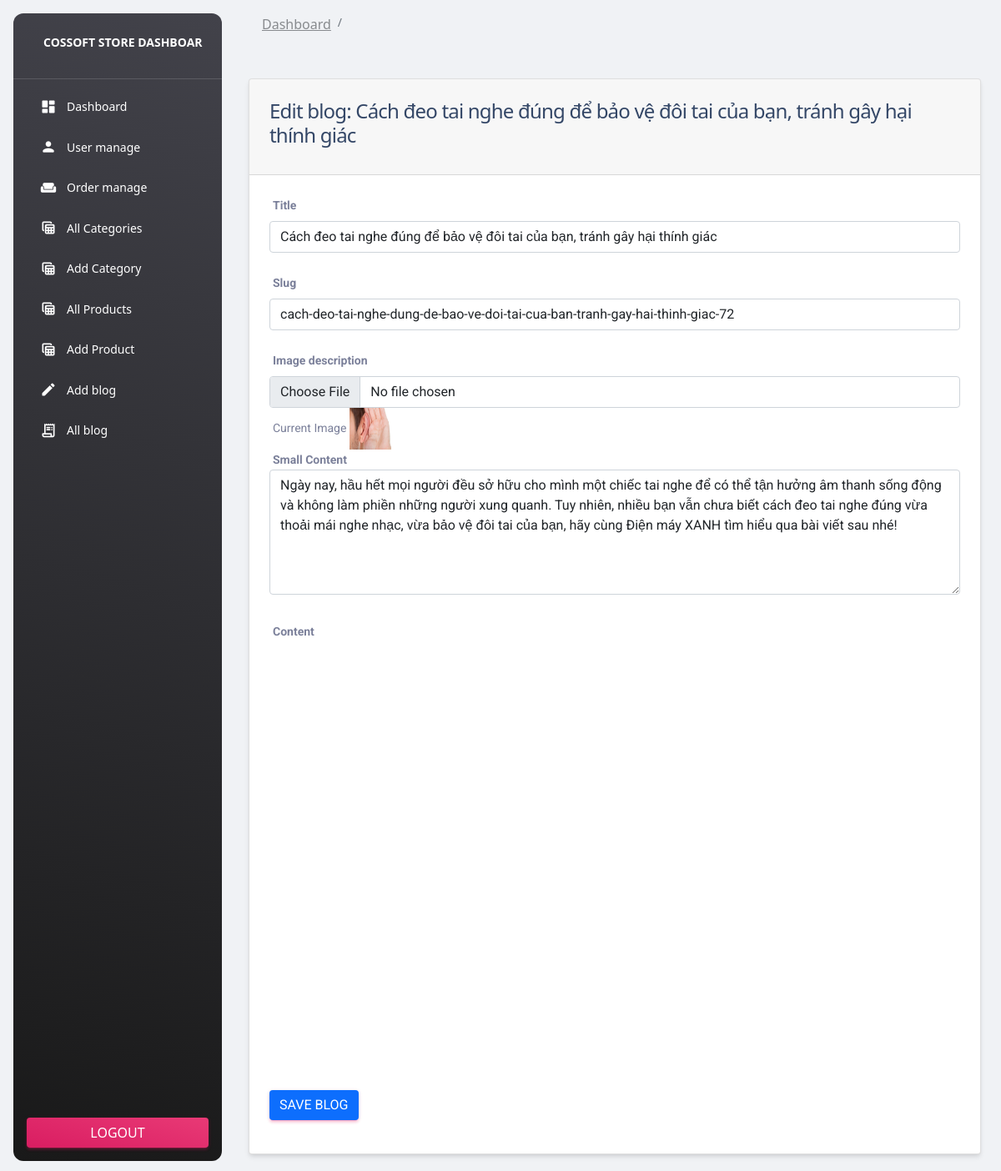
Page /souceCode/admin/edit-blog.php?id=9 (signed in) on the committed database.
### tables this page shows
CREATE TABLE `blog` (
  `id` int(11) NOT NULL,
  `title` varchar(250) NOT NULL,
  `slug` varchar(250) NOT NULL,
  `img` varchar(100) NOT NULL,
  `small_content` mediumtext,
  `content` longtext NOT NULL,
  `created_at` timestamp NOT NULL DEFAULT CURRENT_TIMESTAMP
);

### souceCode/functions/myfunctions.php (called while the page is built, shortened)
<?php
include("../config/dbcon.php");
function getByID($table,$id)
{
    global $conn;
    $query= "SELECT * FROM $table WHERE id='$id'";
    return $query_run= mysqli_query($conn, $query);
}
?>

### souceCode/admin/edit-blog.php (the view, shortened to what this page needs)
<?php
include ("../admin/includes/header.php");
?>
<body>
<div class="container-fluid">
        <div class="row">
            <div class="col-md-12">
            <?php
                if(isset($_GET['id']))
                {
                    $id = $_GET['id'];
                    $blog= getByID("blog", $id);
                    if(mysqli_num_rows($blog) >0)
                    {
                        $blog = mysqli_fetch_array($blog);
                        ?>
                <div class="card">
                    <div class="card-header">
                        <h4>Edit blog: <?= $blog['title'] ?></h4>
                    </div>
                    <div class="card-body">
                        <form action="code.php" method="POST" enctype="multipart/form-data">
                            <div class="row">
                                <div class="col-md-12">
                                    <label for=""><b>Title</b></label>
                                    <input type="text" id="full-name" required name="title" placeholder="Enter Blog Name" value="<?= $blog['title'] ?>" class="form-control">
                                </div>
                                <div class="col-md-12">
                                <br>
                                    <label for=""><b>Slug</b></label>
                                    <input type="text" id="slug-name" required name="slug" placeholder="Enter slug" value="<?= $blog['slug'] ?>" class="form-control">
                                </div>
                                <div class="col-md-12">
                                <br>
                                    <label for=""><b>Image description</b></label>
                                    <input type="file" name="image" class="form-control">
                                    <label for="">Current Image</label>
                                    <img src="../images/<?= $blog['img']?>" height="50px" width="50px" alt="">
                                </div>
                                <br>
                                <div class="col-md-12">
                                    <label class="mb-0"><b>Small Content</b></label>
                                    <textarea type="text" required="" style="height: 150px" name="small_content" placeholder="Enter Small Content" class="form-control mb-2"><?= $blog['small_content'] ?></textarea>
                                </div>
                                <div class="col-md-12">
                                <br>
                                    <label for=""><b>Content</b></label>
                                </div>
                                <div class="col-md-12">
                                    <br>
                                    <button type="submit" class="btn btn-primary">Save blog</button>
                                </div>
                            </div>
                        </form>
                    </div>
                </div>
                <?php
                }else
                    {
                        echo "Blog not found";
                    }
                }else
                {
                    echo "Id missing from url";
                }
                    ?>
            </div>
        </div>
</div>
</body>

### rows in the picture
blog: title "Cách đeo tai nghe đúng để bảo vệ đôi tai của bạn, tránh gây hại thính giác", slug "cach-deo-tai-nghe-dung-de-bao-ve-doi-tai-cua-ban-tranh-gay-hai-thinh-giac-72", img (picture), small_content "Ngày nay, hầu hết mọi người đều sở hữu cho mình một chiếc tai nghe để có thể tận hưởng âm thanh sống động và không làm phiền những người xung quanh. Tuy nhiên, nhiều bạn vẫn chưa biết cách đeo tai nghe đúng vừa thoải mái nghe nhạc, vừa bảo vệ đôi tai của bạn, hãy cùng Điện máy XANH tìm hiểu qua bài viết sau nhé!"
